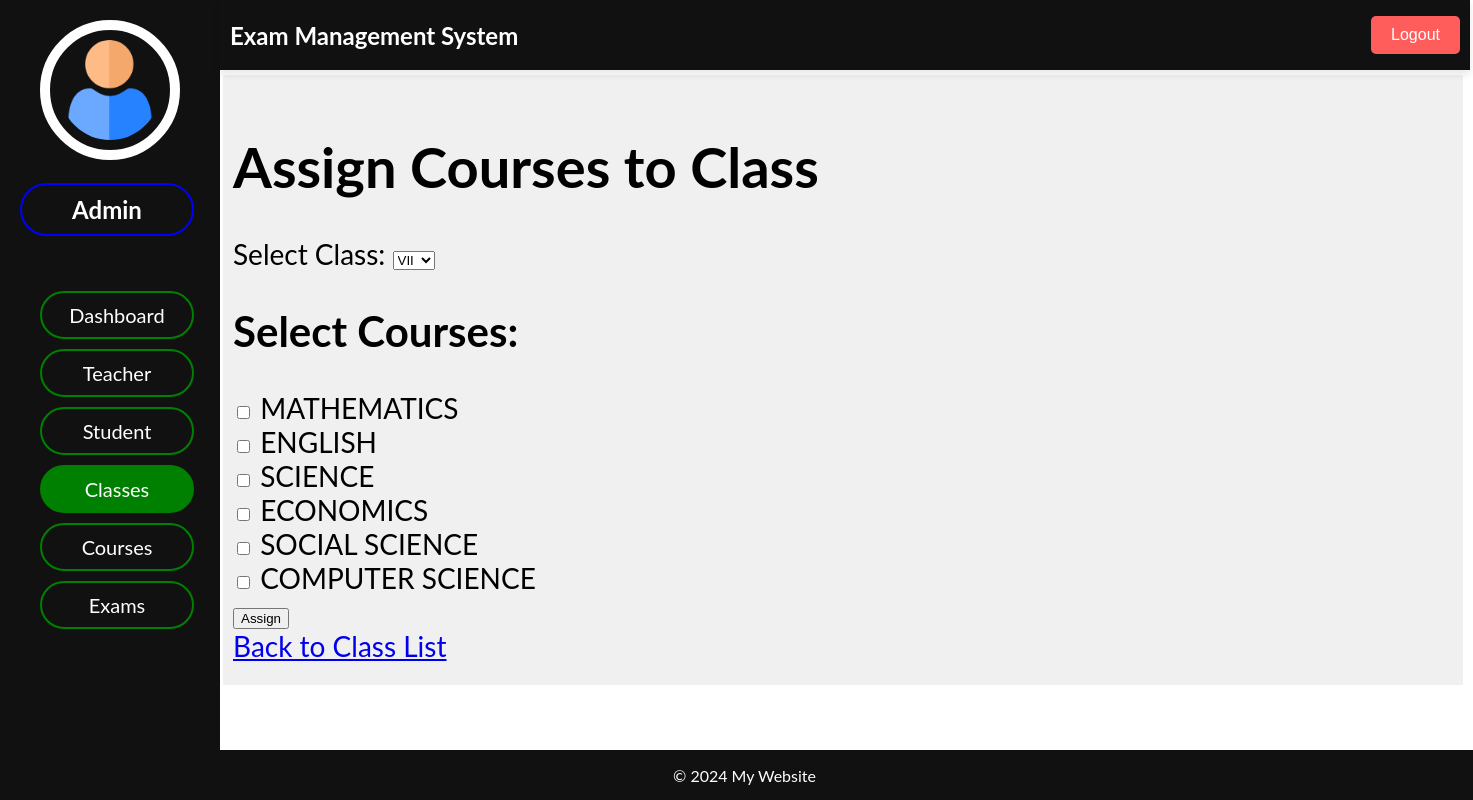
The page /adminpanel/classes/assigncourse on the database as committed earlier.
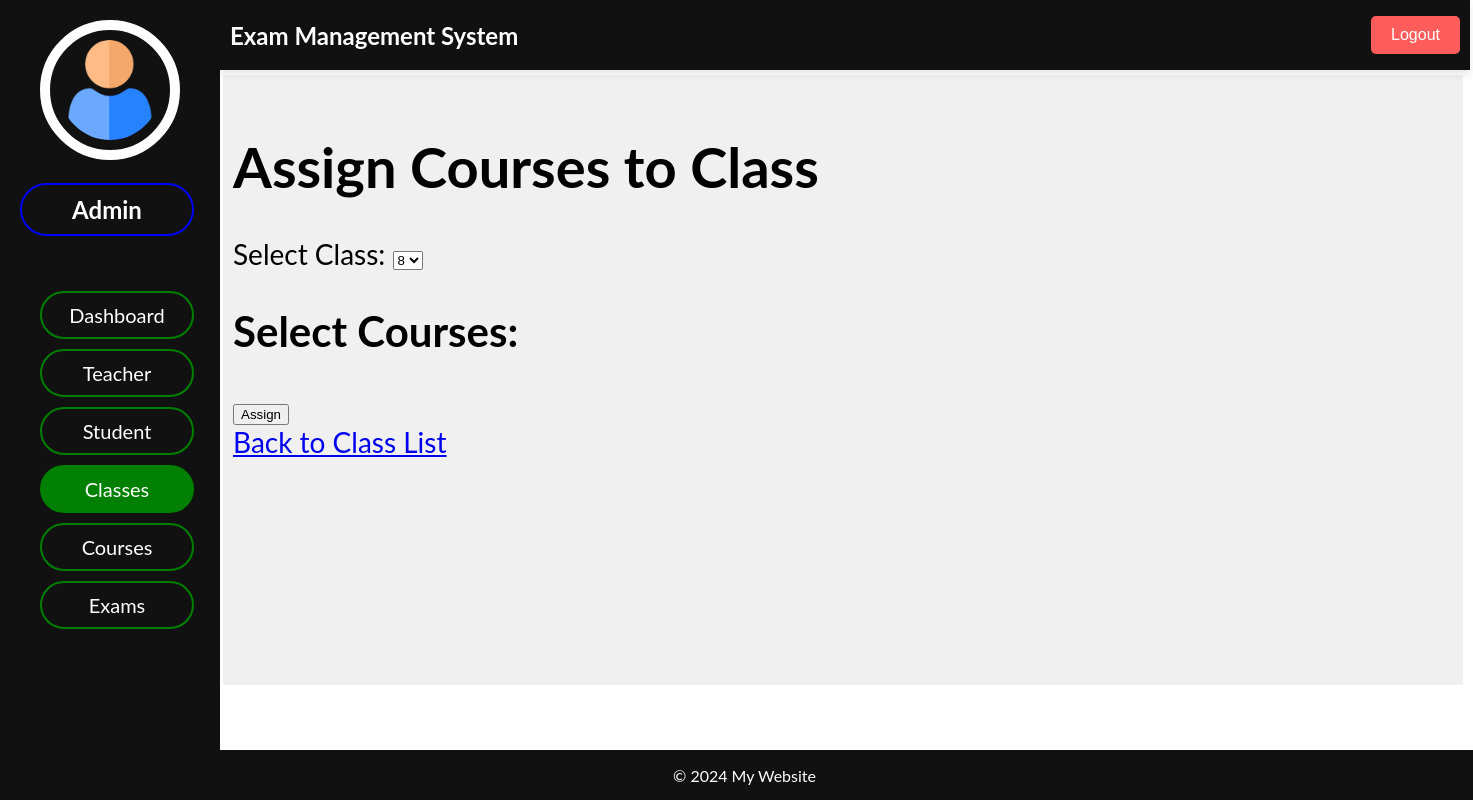
The same page on the database as committed later.
### admin_panel/models.py (models this page shows, shortened)
class Course(models.Model):
    course_id = models.AutoField(primary_key=True)
    name = models.CharField(max_length=100)

### admin_panel/views.py (the view, shortened to what this page needs)
# urls.py: path('classes/assigncourse', views.class_assigncourse, name='class_assigncourse'),
def class_assigncourse(request):
    courses = Course.objects.all()
    classes = Class.objects.all()
    return render(request, 'classes/class_assigncourse.html', {'courses': courses, 'classes': classes})

### admin_panel/templates/classes/class_assigncourse.html (shortened to what this page needs)
{% extends "dashboard/index.html" %}
{% block header %}
    {% include "dashboard/header.html" %}
{% endblock header %}
{% block sidenav %}
    {% include "classes/sidenav.html" %}
{% endblock sidenav %}
{% block main %}
    <h1>Assign Courses to Class</h1>
    <form method="post">
        <label for="class_id">Select Class:</label>
        <select name="class_id" id="class_id">
            {% for class in classes %}
                <option value="{{ class.pk }}">{{ class.name }}</option>
            {% endfor %}
        </select>
        <h2>Select Courses:</h2>
        {% for course in courses %}
            <div>
                <input type="checkbox" id="course_{{ course.pk }}" name="courses" value="{{ course.pk }}">
                <label for="course_{{ course.pk }}">{{ course.name }}</label>
            </div>
        {% endfor %}
        <button type="submit">Assign</button>
    </form>
    <a href="{% url 'class_list' %}">Back to Class List</a>
{% endblock main %}
{% block footer %}
    {% include "dashboard/footer.html" %}
{% endblock footer %}

Rows that differ between the two databases and show on the page:
removed Course: name "MATHEMATICS"
removed Course: name "ENGLISH"
removed Course: name "SCIENCE"
removed Course: name "ECONOMICS"
removed Course: name "SOCIAL SCIENCE"
removed Course: name "COMPUTER SCIENCE"
Other text that changed with them:
form field class_id: "VII" → "8"
